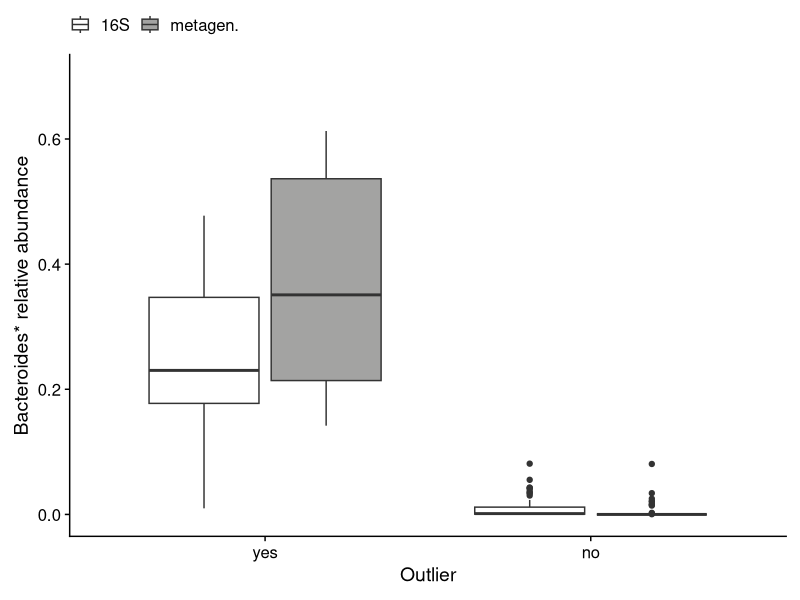
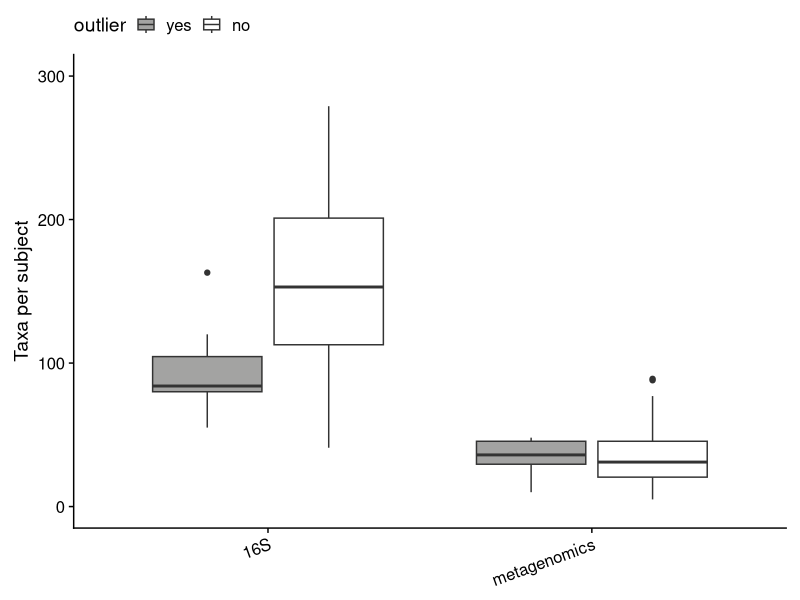
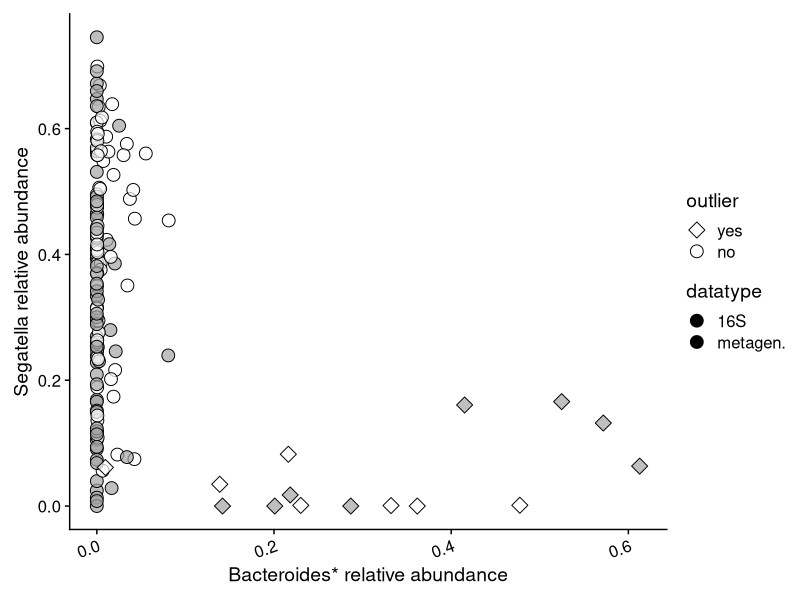

The R script that drew these images, in order:
library(reshape2)
library(data.table)
library(dplyr)
library(ggplot2)
library(stringr)
library(cowplot)
library("ggsignif")   

path = "/Users/emily/Documents/SonnenburgPostdoc/IndianMicrobiome/Revision_October_2025/Github/"
setwd(path)

#####################################################################
### Figure 2 Panels D, E,F
### Need genus-level abundance for both data types + outlier status


###################################
###  16S  genus-level abundance 

d <-read.table("Fig2_relab_genus16S.csv", header = TRUE, sep = " ",stringsAsFactors = F,numerals="allow.loss")
row.names(d) <- d$Genus
d <- d[ , !(names(d) %in% c("AK_SK_31"))] # included by mistake
d16melt <- reshape2::melt(d, id = c("Genus"))
names(d16melt) <- c("Genus","Sample","Rel_ab") 
outliers = c("AK_SK_49","AK_SK_10",'AK_SK_32','AK_SR_6',"AK_SG_17","AK_SG_18","AK_SR_1","AK_SR_2") # 8 high-Bacteroides 
d16melt$Sample <- as.character(d16melt$Sample)
d16melt$datatype = "16S"

# add outlier status 
outliers1<-subset(d16melt,d16melt$Sample %in% outliers) 
outliers1$outlier = 'yes'
others1 <- subset(d16melt,(d16melt$Sample %in% outliers) == FALSE )
others1$outlier = 'no'
d16melt2 <- rbind(outliers1, others1)
names(d16melt2)
d16melt2 <- d16melt2[,c(2,1,3,4,5)] # new df


##########################################
###  Metagenomic taxon abundance 

d<-read.table("Fig2_relab_SRG.csv", header = TRUE, sep = ",",stringsAsFactors = FALSE,numerals="allow.loss") 

### Remove enrichment samples 
meta <-read.table("sample_metadata.csv", header = TRUE, sep = ",",stringsAsFactors = T) 
meta<-subset(meta,meta$sample %in% d$sample)

# Make empty table with headers: Sample Genus Rel_ab
samples <- unique(d$sample); length(samples)
genera = unique(d$genus); length(genera)
genusRA <- data.frame(matrix(ncol = 3, nrow = length(samples)*length(genera)))
names(genusRA) <- c("Sample","Genus","Rel_ab")

# Fill it 
count=0
for (s in 1:length(samples)){
  sdf <- subset(d,d$sample==samples[[s]]) # for each sample 
  sdf$rel_ab_adj = sdf$rel_ab*(1/sum(sdf$rel_ab)) # scale RA to sum to 1 (aka ignore unclassified reads)
  for (t in 1:length(genera)){ # for each genus 
    count = count+1
    genusRA[count,1] = as.character(samples[[s]])
    genusRA[count,2]= as.character(genera[[t]])
    
    if ( (genera[[t]] %in% sdf$genus)==TRUE){
      rows <- subset(sdf,sdf$genus == genera[[t]]) 
      genusRA[count,3] = sum(rows$rel_ab_adj)  # save the rel_ab for all genomes in the genus 
    } else (genusRA[count,3]=0)
  }
}

genusRA <- subset(genusRA,genusRA$Genus!='')
genusRA$datatype = "metagen."

# add Bacteroides outlier status (N=8 from PCA, see methods) 
outliers =c('AK_SK_49','AK_SK_10',"AK_SK_32","AK_SR_6",'AK_SG_17','AK_SG_18','AK_SR_1',"AK_SR_2")
outliers1<-subset(genusRA,genusRA$Sample %in% outliers) 
outliers1$outlier = 'yes'
others1 <- subset(genusRA,(genusRA$Sample %in% outliers) == FALSE )
others1$outlier = 'no'
genusRA2 <- rbind(outliers1, others1)
names(genusRA2)


################################
# Combine across both data types

genusboth = rbind(d16melt2,genusRA2)



#####################################################################
### FIGURE 2D
#####################################################################

### Pull out Bacteroides and relatives

bact <- subset(genusboth,genusboth$Genus %in% c("Bacteroides","Parabacteroides","Phocaeicola"))
# combine 
bact2 <- bact %>% dplyr::group_by(Sample,datatype,outlier)  %>% dplyr::summarise(bactsum = sum(Rel_ab))
bact2$outlier = factor(bact2$outlier,levels=c("yes","no"))

bact_by_outlier <- ggplot(bact2, aes(x=outlier, y=bactsum)) + 
  geom_boxplot(aes(fill=datatype)) +
  ylab("Bacteroides* relative abundance") + xlab("Outlier") +
  scale_fill_manual(values = c('#ffffff',"#a3a3a2")) + 
  theme_cowplot() + ylim(0,0.7)+  theme(legend.position = "top") +  theme(legend.title=element_blank()) +
  theme(plot.margin = margin(10,10,10,10, "pt")) 
bact_by_outlier

#ggsave("Fig2D.pdf", plot=bact_by_outlier,width=3,height=4,units="in")


# stats
outlier16s<-subset(bact2,bact2$outlier=='yes' & bact2$datatype=="16S") 
outliermeta<-subset(bact2,bact2$outlier=='yes' & bact2$datatype!="16S") 
others16s <- subset(bact2,bact2$outlier == 'no' &  bact2$datatype=="16S")
othersmeta <- subset(bact2,bact2$outlier == 'no' &  bact2$datatype!="16S")

t.test(outlier16s$bactsum,others16s$bactsum) # p = 0.00587
t.test(outliermeta$bactsum,othersmeta$bactsum) # p = 0.000759




#####################################################################
### FIGURE 2E
#####################################################################

### Need alpha-diversity for both data types (RSV/species) + outlier status

################
#### 16S
d <-read.table("Fig2_relab_RSV.csv", header = TRUE, sep = " ",stringsAsFactors = F,numerals="allow.loss")
row.names(d) <- d$RSV
d <- subset(d,select=-c(RSV))
d <- d[ , !(names(d) %in% c("AK_SK_31"))] # drop sample with no metadata

alpha <- data.frame(matrix(ncol = 2, nrow = 0))
for (col in 1:ncol(d)){
  data = d[,col]
  N = sum(data>0)
  subject = names(d)[col]
  newrow = c(subject,N)
  alpha = rbind(alpha,newrow)  }
colnames(alpha) <- c('subject', 'RSVs') # 
alpha$RSVs = as.numeric(alpha$RSVs)

# add outlier status  USING SAME 8 HIGH-BACTEROIDES OUTLIERS FOR BOTH METHODS  
outliers =c('AK_SK_49','AK_SK_10',"AK_SK_32","AK_SR_6",'AK_SG_17','AK_SG_18','AK_SR_1',"AK_SR_2")
outliers1<-subset(alpha,alpha$subject %in% outliers) 
outliers1$outlier = 'yes'
others1 <- subset(alpha,(alpha$subject %in% outliers) == FALSE )
others1$outlier = 'no'
t.test(outliers1$RSVs,others1$RSVs) # p = 0.00238
alpha_16S <- rbind(outliers1, others1)

####################
### metagenomics  

d<-read.table("Fig2_relab_SRG.csv", header = TRUE, sep = ",",stringsAsFactors = FALSE,numerals="allow.loss") 

## Make  table with headers: Sample SPECIES Rel_ab
samples <- unique(d$sample); length(samples)
species_list = unique(d$genome)
length(species_list)
meta_species <- data.frame(matrix(ncol = 3, nrow = length(samples)*length(species_list)))
names(meta_species) <- c("Sample","Species","Rel_ab")

# Fill it 
count=0
for (s in 1:length(samples)){
  sdf <- subset(d,d$sample==samples[[s]]) # for each sample 
  sdf$rel_ab_adj = sdf$rel_ab*(1/sum(sdf$rel_ab))  # scale rel_ab so each sample sums to 1 (i.e. ignore unmapped/unclassified reads)
  for (t in 1:length(species_list)){ # for each genus 
    count = count+1
    meta_species[count,1] = as.character(samples[[s]])
    meta_species[count,2]= as.character(species_list[[t]])
    if ( (species_list[[t]] %in% sdf$genome)==TRUE){
      rows <- subset(sdf,sdf$genome == species_list[[t]]) 
      meta_species[count,3] = sum(rows$rel_ab_adj)  # save the rel_ab for all genomes in the genus 
    } else (meta_species[count,3]=0)
  }
}

# Remove entries where rel_ab is 0
meta_species2 <- subset(meta_species,meta_species$Rel_ab != 0)

# Count species per sample 
Nspecies <- meta_species2 %>% dplyr::group_by(Sample)  %>% dplyr::summarise(n = n())


# add outlier status 
outliers =c('AK_SK_49','AK_SK_10',"AK_SK_32","AK_SR_6",'AK_SG_17','AK_SG_18','AK_SR_1',"AK_SR_2")
outliers1<-subset(Nspecies,Nspecies$Sample %in% outliers) 
outliers1$outlier = 'yes'
others1 <- subset(Nspecies,(Nspecies$Sample %in% outliers) == FALSE )
others1$outlier = 'no'
t.test(outliers1$n,others1$n) # p = 0.975
alpha_meta <- rbind(outliers1, others1)


### Combine both data types 
alpha_16S$datatype = "16S"
alpha_meta$datatype = "metagenomics"
names(alpha_16S) = c("sample","taxa","outlier","datatype")
names(alpha_meta) = c("sample","taxa","outlier","datatype")
alpha_both = rbind(alpha_16S,alpha_meta)
alpha_both$outlier = factor(alpha_both$outlier,levels=c("yes","no"))

otu_by_outlier <- ggplot(alpha_both, aes(x=datatype, y=taxa)) + 
  geom_boxplot(aes(fill=outlier)) +
  ylab("Taxa per subject") + xlab("") + ylim(0,300) +
  scale_fill_manual(values = c("#a3a3a2",'#ffffff')) + 
  theme_cowplot() + theme(legend.position = "top") +
  theme(axis.text.x = element_text(angle = 20, vjust = 1, hjust=1)) +
  theme(plot.margin = margin(10,10,-10,10, "pt")) 
otu_by_outlier

#ggsave("Fig2E.pdf", plot=otu_by_outlier,width=3,height=4,units="in")


#####################################################################
### FIGURE 2F
#####################################################################

## see how the one old genus (Prevotella) shakes out into the new genera
prev = subset(genusboth,genusboth$Genus %in% c("Prevotella","Segatella","Leyella","Hallella","Xylanibacter"))
prev2 <- prev %>% group_by(Genus,datatype,outlier)  %>% summarise(prevsum = sum(Rel_ab))
# --> it's mostly Segatella (mean 28% 16S, 11% metagenomics). Next highest is Leyella (mean ~1.5% both data types)

## Make the plot with Segatella
prev = subset(genusboth,genusboth$Genus %in% c("Segatella"))
prev2 <- prev %>% dplyr::group_by(Sample,datatype,outlier)  %>% dplyr::summarise(prevsum = sum(Rel_ab))
prev2$outlier = factor(prev2$outlier,levels=c("yes","no"))

## add prev data to bact df
bact2$prevsum = prev2$prevsum 

## plot
scatter2 <- ggplot(bact2, aes(x=bactsum, y=prevsum, fill=datatype, col=datatype, shape=outlier)) + 
  geom_point(size=4) +
  ylab("Segatella relative abundance") + xlab("Bacteroides* relative abundance") +
  theme_cowplot() + 
  scale_color_manual(values = c('black',"black")) + 
  scale_fill_manual(values = alpha(c('#ffffff',"#a3a3a2"),0.7)) + 
  theme(axis.text.x = element_text(angle = 20, vjust = 1, hjust=1)) +
  theme(plot.margin = margin(10,10,10,10, "pt"))  + 
  scale_shape_manual(values=c(23,21))  
scatter2

#ggsave("Fig2F.pdf", plot=scatter2,width=4.5,height=4,units="in")

#### LINEAR MODEL
temp <- subset(bact2,bact2$datatype=="16S")
summary(lm(temp$prevsum~temp$bactsum)) # p = 4.245e-06, R = 0 .24

temp <- subset(bact2,bact2$datatype!="16S") 
summary(lm(temp$prevsum~temp$bactsum)) # p = 0.006, R = 0 .0859


